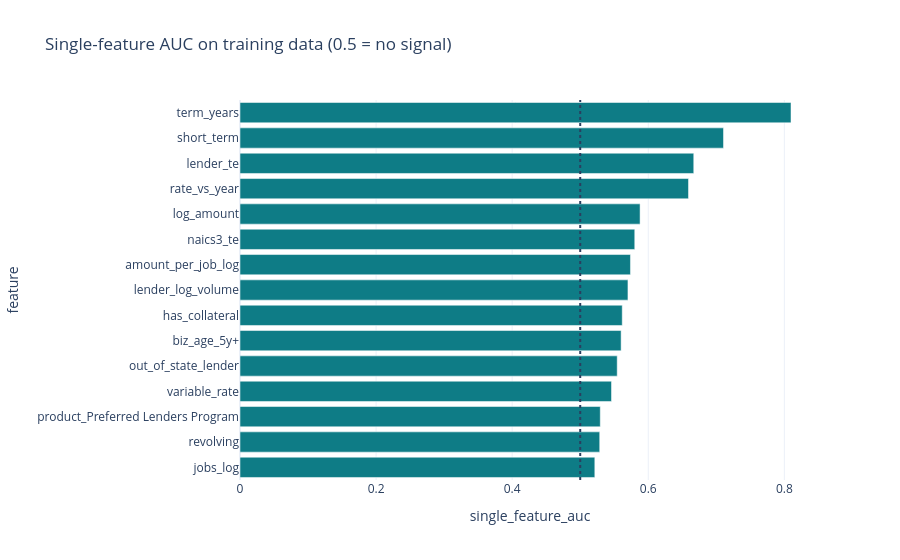

This figure's notebook cell:
### Code cell
# Leakage check and a first look at the signal
# Why: a single feature that predicts far too well is the classic sign of leakage. This scores each feature alone, with AUC (0.5 = no signal, 1.0 = perfect).

rows = []
for c in M.columns:
    if M.loc[tr, c].nunique() > 1:
        a = roc_auc_score(y[tr], M.loc[tr, c])
        rows.append((c, max(a, 1 - a), "up" if a > .5 else "down"))
uni = pd.DataFrame(rows, columns=["feature", "single_feature_auc", "higher_value_means"]).sort_values("single_feature_auc", ascending=False)

top = uni.head(15).iloc[::-1]
fig = px.bar(top, x="single_feature_auc", y="feature", orientation="h", color_discrete_sequence=[TEAL],
             template="plotly_white", title="Single-feature AUC on training data (0.5 = no signal)")
fig.add_vline(x=0.5, line_dash="dot")
fig.show()
uni.head(12).round(3)

### Figure 1 — Plotly figure (JSON) as saved in the notebook; plotly's stock layout.template omitted (floating-point values rounded to 4 significant figures)
{"data": [{"hovertemplate": "single_feature_auc=%{x}<br>feature=%{y}<extra></extra>", "legendgroup": "", "marker": {"color": "#0E7C86", "pattern": {"shape": ""}}, "name": "", "orientation": "h", "showlegend": false, "textposition": "auto", "type": "bar", "x": [0.5215, 0.5287, 0.5295, 0.546, 0.5544, 0.5601, 0.5618, 0.5701, 0.5738, 0.5802, 0.588, 0.6591, 0.6668, 0.7106, 0.8098], "xaxis": "x", "y": ["jobs_log", "revolving", "product_Preferred Lenders Program", "variable_rate", "out_of_state_lender", "biz_age_5y+", "has_collateral", "lender_log_volume", "amount_per_job_log", "naics3_te", "log_amount", "rate_vs_year", "lender_te", "short_term", "term_years"], "yaxis": "y"}], "layout": {"barmode": "relative", "legend": {"tracegroupgap": 0}, "shapes": [{"line": {"dash": "dot"}, "type": "line", "x0": 0.5, "x1": 0.5, "xref": "x", "y0": 0, "y1": 1, "yref": "y domain"}], "title": {"text": "Single-feature AUC on training data (0.5 = no signal)"}, "xaxis": {"anchor": "y", "domain": [0, 1], "title": {"text": "single_feature_auc"}}, "yaxis": {"anchor": "x", "domain": [0, 1], "title": {"text": "feature"}}}}
